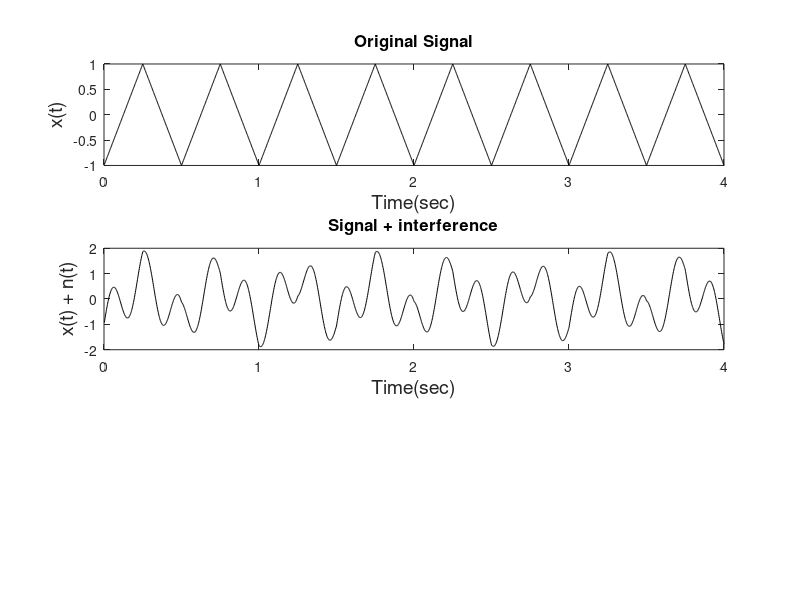

MATLAB code for this plot: (Note: this script raises an error after producing the figure.)
% Example 8.5 Adaptive Noise Cancellation. A sawtooth waveform is the
% signal and a sinusoid at a frequency 2.33 times the sawtooth frequency is
% the interference signal.  The reference signal is a lowpass filtered
% version of the interfer-ence signal
%
% Generate signal and noise
close all; clear all;
fs = 500;					% Sampling frequency
L = 256;					% Filter order
N = 2000;					% Number of points
t = (1:N)/fs;				% Time vector for plotting
wn = 150/fs;
[b,a] = butter(4,wn);
%
%Generate data: sawtooth
w = (1:N) * 4 * pi/fs;      % Data frequency vector
x = sawtooth(w,.5);         % Signal is a sawtooth
subplot(3,1,1);
    plot(t,x,'k');				% Plot signal without noise
    xlabel('Time(sec)','FontSize',14); ylabel('x(t)','FontSize',14);
    title('Original Signal','FontSize',12);
% Add inteference signal
intefer = sin(w*2.33);      % Frequency = 2.33 time signal freq
x = x + intefer;            % Add interference to signal
ref = filter(b,a,intefer);  %  Ref. is filtered interference
% 
subplot(3,1,2);             % Plot unfiltered data
    plot(t, x,'k');
    xlabel('Time(sec)','FontSize',14); ylabel('x(t) + n(t)','FontSize',14);
    title('Signal + interference','FontSize',12);
Px = mean(x.^2);                    % Calculate waveform power for delta
delta = (1/(10*L*Px)) *.5;              % Convergence gain = .15
[b,y,out] = lms(ref,x,delta,L);         % Apply LMS algorithm
subplot(3,1,3);                     
    plot(t,out,'k');					% Plot filtered data						
    xlabel('Time(sec)','FontSize',14); ylabel('y(t)','FontSize',14,'FontSize',14);
    title('After Adaptive Noise Cancellation','FontSize',12);

